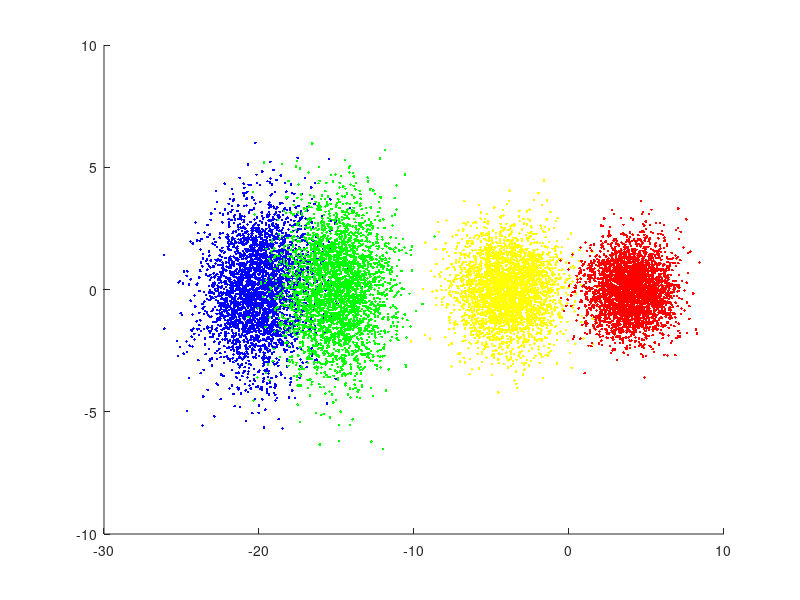

Reproduce this figure in MATLAB. (Note: this script raises an error after producing the figure.)
clear all;
set(0,'DefaultFigureWindowStyle','docked')
%set(0,'DefaultFigureWindowStyle','normal')
global figPath
figPath ='D:\klSpectralAnalysis\output\';

%Write Generate Data Function
mu1 = [-20 0];
sigma1 = [3 .4; .4 3];
mu2 = [-15 0];
sigma2 = [3 0; 0 3];
mu3 = [-4 0];
sigma3 = [3 0; 0 1.5];
mu4 = [4 0];
sigma4 = [2 0; 0 1];

X1=[mvnrnd(mu1,sigma1,3200)];
X2=[mvnrnd(mu2,sigma2,3200)];
X3=[mvnrnd(mu3,sigma3,3200)];
X4 =[ mvnrnd(mu4,sigma4,3200)];
X=[X1;X2;X3;X4];
figure ;
scatter(X1(:,1),X1(:,2),'b','.');hold on;
scatter(X2(:,1),X2(:,2),'g','.');
scatter(X3(:,1),X3(:,2),'y','.');
scatter(X4(:,1),X4(:,2),'r','.');
data =X;

%We have 2 D data. Lets make some affinity matrices.
nrand = 1000;
minneighbors = 5;
nframes = size(data,1)
rr = floor(nframes*rand(nrand,1)) + 1;
mindists = zeros(nrand,1);
for k = 1:nrand
    kk = rr(k);
    %    qdist = sum((repmat(qaa(kk,:),nframes,1)-qaa(1:nframes,:)).^2,2);
    qdist = sum((ones(nframes,1)*data(kk,:)-data).^2,2);
    qdists = sort(qdist);
    mindists(k) = qdists(minneighbors);
end
maxrad = median(mindists)
[Aloc ii jj maxrad] = makeAffinity_local_cerno(data,minneighbors,maxrad);

%For testing in KL C++ MAtrix Library. 
%spy(Aloc);
L2=laplacian(Aloc);
csvwrite(['L_',num2str(size(X,1)),'.txt'],full(L2));
[V,D] = eigs(L2,16,'SA');
for j=1:16
    csvwrite(['EV_',num2str(j-1),'_L_',num2str(size(X,1)),'.txt'],V(:,j));
end

subsp = 2;
nrounds = 50;
hh = svdms_msm(Aloc,subsp,nrounds);
if size(hh{end}.A,1) == 1
    hh = hh(1:end-1);
end
nhh = size(hh,2);
if floor(sqrt(nhh)) == sqrt(nhh)
    ns = sqrt(nhh)
else
    ns = floor(sqrt(nhh)) + 1
end
h =   figure;%('Visible','off'); 
set(h,'Position',[ 0 0 1724 945]);
for k = 1:nhh
    subplot(ns,ns,k);
    spy(hh{k}.A,'k'); formatfig;
    title(['level ',num2str(k),', ',num2str(size(hh{k}.A,1)),' clusters'],'FontSize',16);
    set(gca,'FontSize',12);
end
%export_fig(h,[ figPath,'AllTiles_hh_A.jpg']);
print(gcf,'-dpdf','-r600',[ figPath,'AllTiles_hh_A.pdf']);
close all;

CM=colormap(lines);
for level=7:9
    figure;%h=figure('Visible','off'); 
    hold on;
    %set(h,'Position',[ 32 32 1820 980]);
    for i=1:size(data,1)
        clusterNumber =hh{level}.cl(i);
        scatter(data(i,1),data(i,2),'Marker','.','MarkerEdgeColor' ,CM(clusterNumber,:));
    end
    print(gcf,'-dpdf','-r600',[ figPath,'class',num2str(level),'.pdf']);
    %export_fig(h,[ figPath,'class',num2str(level),'.jpg']);
    
    close all;
end
















clear all;
N=3*   2594;
x = (1:N);%randperm(N);
gs = N/3;
G1 = x(1:gs);
G2 = x(gs+1:2*gs);
G3= x(2*gs+1:3*gs);
p_G1 = 0.000009;
p_G2 = 0.000004;
p_G3 = 0.000005;
p_Inbetween = 0.0000009;
A(G1, G1) = rand(gs,gs) < p_G1;
A(G2, G2) = rand(gs,gs) < p_G2;
A(G3, G3) = rand(gs,gs) < p_G3;
[n1,m1]=size( A(G1, G2));
[n2,m2]=size( A(G2, G3));
[n3,m3]=size( A(G3, G1));
B_1=rand(gs, gs);B_2=rand(gs, gs);B_3=rand(gs, gs);
 A(G1, G2) = B_1 < p_Inbetween;
 A(G2, G3) = B_2 < p_Inbetween;
 A(G1, G3) = B_3 < p_Inbetween;
%clear B_1 B_2 B_3;
A = triu(A,1);
A = A + A';
spy(A);
subsp = 2;
nrounds = 50;
hh = svdms_msm(A,subsp,nrounds);



%L = del2(A);
L2=laplacian(Aloc);%
Ic = adjacency2incidence(A);
%L3 = Ic*Ic';%compute_combinatorial_laplacian(A);
[V D] = eigs(L2, 3, 'SA');sigma=eig(A);hist(sigma,50);
D(2,2);plot(V(:,2), '.-');
plot(sort(V(:,2)), '.-');
plot(V(:,3), '.-');
plot(sort(V(:,3)), '.-');
[ignore p] = sort(V(:,2));
spy(A(p,p));

XY_ga = gursoy_atun_layout(sparse(A*1.0),'topology','circle');
XY_kk = kamada_kawai_spring_layout(sparse(A*1.0));
XY_fr=fruchterman_reingold_force_directed_layout(sparse(A*1.0),'initial_temp',50);
wgPlot(A,XY_fr); %This is the best format for cut display
gplot(A,XY_fr);